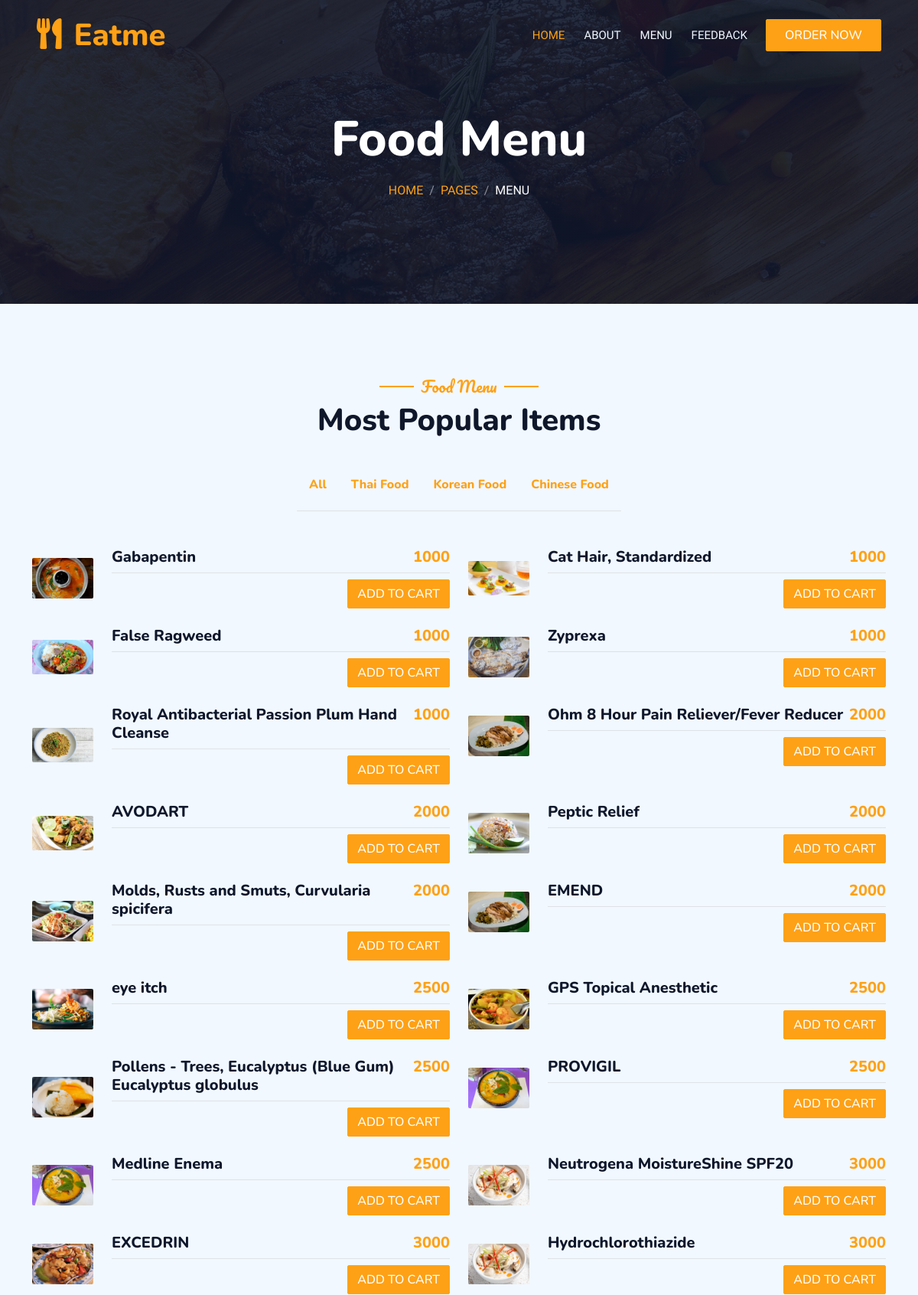
Page /menu.php (upper part) on the committed database.
### tables this page shows
CREATE TABLE `category` (
  `id` int(11) NOT NULL,
  `name` varchar(255) NOT NULL
);

CREATE TABLE `product` (
  `id` int(11) NOT NULL,
  `name` varchar(255) NOT NULL,
  `price` varchar(255) NOT NULL,
  `image` varchar(255) NOT NULL,
  `description` varchar(255) NOT NULL,
  `cat_id` int(11) NOT NULL
);

### model/customer_order.php (called while the page is built, shortened)
<?php
class Ordering
{
    public $db;
    public function __construct()
    {
            try {
                $this->db = new PDO("mysql: host=localhost; dbname=food_order","root", "");
            } catch (PDOException $e) {
                die("Connectionn failed to database server .$e");
            }
    }
    public function getCategoriesList(){
        $sql="select * from category";
        return $this->db->query($sql);
    }
    public function getProductDetails(){
        $sql="select * from product";
        return $this->db->query($sql);
    }
}

### controller/customer_orderController.php (called while the page is built, shortened)
<?php
include_once __DIR__ .'/../model/customer_order.php';
class customer_orderController extends Ordering{
    public function getCategories(){
        return $this->getCategoriesList();
    }
    public function getAllProducts(){
        return $this->getProductDetails();
    }
}
?>

### menu.php (the view, shortened to what this page needs)
<?php
include_once 'layouts/navbar.php';
include_once 'controller/customer_orderController.php';
$order=new customer_orderController();
$categories=$order->getCategories();
if(isset($_GET['cat_id'])){
    $products1=$order->getAllProductsByCategory($_GET['cat_id']);
}else{
    $products1=$order->getAllProducts();
}
?>
            <div class="container-xxl py-5 bg-dark hero-header mb-5">
                <div class="container text-center my-5 pt-5 pb-4">
                    <h1 class="display-3 text-white mb-3 animated slideInDown">Food Menu</h1>
                    <nav aria-label="breadcrumb">
                        <ol class="breadcrumb justify-content-center text-uppercase">
                            <li class="breadcrumb-item"><a href="#">Home</a></li>
                            <li class="breadcrumb-item"><a href="#">Pages</a></li>
                            <li class="breadcrumb-item text-white active" aria-current="page">Menu</li>
                        </ol>
                    </nav>
                </div>
            </div>
        </div>
        <div class="container-xxl py-5">
            <div class="container">
                <div class="text-center wow fadeInUp" data-wow-delay="0.1s">
                    <h5 class="section-title ff-secondary text-center text-primary fw-normal">Food Menu</h5>
                    <h1 class="mb-5">Most Popular Items</h1>
                </div>
                <div class="tab-class text-center wow fadeInUp" data-wow-delay="0.1s">
                    <ul class="nav nav-pills d-inline-flex justify-content-center border-bottom mb-5">
                    <li class="nav-item">
                            <h6 class="d-flex align-items-center text-start mx-3 ms-0 pb-3">
                                <div class="ps-3">
                                    <a  href="menu.php" class="mt-n1 mb-0">All</a>
                                </div>
                            </h6>
                    </li>
                    <?php
                    foreach($categories as $category){
                    ?>
                    <li class="nav-item">
                        <h6 class="category d-flex align-items-center text-start mx-3 ms-0 pb-3" data-bs-toggle="pill">
                            <div class="ps-3">
                                <a class="mt-n1 mb-0" href="menu.php?cat_id=<?php echo $category['id']?>"><?php echo $category['name'];?></a>
                            </div>
                        </h6>
                    </li>
                    <?php } ?>
                    </ul>
                    <div class="tab-content">
                        <div class="tab-pane fade show p-0 active">
                            <div class="row g-4">
                                <?php
                                foreach($products1 as $p){
                                ?>
                                <div class="col-lg-6">
                                    <div class="d-flex align-items-center">
                                        <img class="flex-shrink-0 img-fluid rounded" src="uploads/<?php echo $p['image'];?>" alt="" style="width: 80px;">
                                        <div class="w-100 d-flex flex-column text-start ps-4">
                                            <h5 class="d-flex justify-content-between border-bottom pb-2">
                                                <span><?php echo $p['name'];?></span>
                                                <span class="text-primary"><?php echo $p['price'];?></span>
                                            </h5>
                                            <div class="ms-auto">
                                                <span><a href="add_to_cart.php?id=<?php echo $p['id'];?>" class="add-cart cart1 btn btn-primary">Add to cart</a></span>
                                            </div>
                                        </div>
                                    </div>
                                </div>
                                <?php } ?>
                            </div>
                        </div>
                    </div>
                </div>
            </div>
        </div>
<?php
include_once 'layouts/footer.php'
?>

### layouts/navbar.php (shortened to what this page needs)
<!DOCTYPE html>
<html lang="en">
<head>
    <link href="https://cdn.jsdelivr.net/npm/bootstrap-icons@1.4.1/font/bootstrap-icons.css" rel="stylesheet">
    <link href="https://cdnjs.cloudflare.com/ajax/libs/font-awesome/5.10.0/css/all.min.css" rel="stylesheet">
    <link href="https://cdn.jsdelivr.net/npm/bootstrap-icons@1.4.1/font/bootstrap-icons.css" rel="stylesheet">
    <link href="lib/animate/animate.min.css" rel="stylesheet">
    <link href="lib/owlcarousel/assets/owl.carousel.min.css" rel="stylesheet">
    <link href="lib/tempusdominus/css/tempusdominus-bootstrap-4.min.css" rel="stylesheet" />
    <link href="css/bootstrap.min.css" rel="stylesheet">
    <link href="css/style.css" rel="stylesheet">
</head>
<body>
    <div class="container-xxl bg-white p-0">
        <div class="container-xxl position-relative p-0">
            <nav class="navbar navbar-expand-lg navbar-dark bg-dark px-4 px-lg-5 py-3 py-lg-0">
                <a href="" class="navbar-brand p-0">
                    <h1 class="text-primary m-0"><i class="fa fa-utensils me-3"></i>Eatme</h1>
                </a>
                <?php if(isset($_SESSION['my_login'])){?>
                 <div class="collapse navbar-collapse" id="navbarCollapse">
                    <div class="navbar-nav ms-auto py-0 pe-4">
                        <a href="index.php" class="nav-item nav-link active">Home</a>
                        <a href="feedback.php" class="nav-item nav-link">Feedback</a>
                        <a href="order_lists.php" class="nav-item nav-link">Order Lists</a>
                        <a href="menudetails.php" class="nav-item nav-link">Menu details</a>
                        <div class="nav-item dropdown">
                            <a href="#" class="nav-link dropdown-toggle" data-bs-toggle="dropdown">
                                <i class="bi-person-circle"></i>&nbsp;<?php echo $_SESSION['my_login']['name']?>
                            </a>
                            <div class="dropdown-menu m-0">
                                <a href="setting.php" class="dropdown-item"><i class="bi bi-gear-wide"></i>&nbsp;Account Setting</a>
                            </div>
                        </div>
                        <a href="logout.php" class="nav-item nav-link"><i class="bi-box-arrow-in-right"></i>&nbsp;Logout</a>
                    </div>
                 </div>
                <?php }else{ ?>
                 <div class="collapse navbar-collapse" id="navbarCollapse">
                    <div class="navbar-nav ms-auto py-0 pe-4">
                        <a href="index.php" class="nav-item nav-link active">Home</a>
                        <a href="about.php" class="nav-item nav-link">About</a>
                        <a href="menu.php" class="nav-item nav-link">Menu</a>
                        <a href="feedback.php" class="nav-item nav-link">Feedback</a>
                    </div>
                    <a href="menudetails.php" class="btn btn-primary py-2 px-4">Order Now</a>
                    </div>
                 </div>
                <?php }?>

### layouts/footer.php (shortened to what this page needs)
</body>
</html>

### css/style.css (style rules this page uses)
:root { --primary: #FEA116; --light: #F1F8FF; --dark: #0F172B; }
.ff-secondary { font-family: 'Pacifico', cursive; }
.btn { font-family: 'Nunito', sans-serif; font-weight: 500; text-transform: uppercase; transition: .5s; }
.btn.btn-primary, .btn.btn-secondary { color: #FFFFFF; }
.navbar-dark .navbar-nav .nav-link { position: relative; margin-left: 25px; padding: 35px 0; font-size: 15px; color: var(--light) !important; text-transform: uppercase; font-weight: 500; outline: none; transition: .5s; }
.navbar-dark .navbar-nav .nav-link:hover, .navbar-dark .navbar-nav .nav-link.active { color: var(--primary) !important; }
@media (min-width: 992px) { .navbar-dark { position: absolute; width: 100%; top: 0; left: 0; z-index: 999; background: transparent !important; } }
.hero-header { background: linear-gradient(rgba(15, 23, 43, .9), rgba(15, 23, 43, .9)), url(../img/bg-hero.jpg); background-position: center center; background-repeat: no-repeat; background-size: cover; }
.breadcrumb-item + .breadcrumb-item::before { color: rgba(255, 255, 255, .5); }
.section-title { position: relative; display: inline-block; }
.section-title::before { position: absolute; content: ""; width: 45px; height: 2px; top: 50%; left: -55px; margin-top: -1px; background: var(--primary); }
.section-title::after { position: absolute; content: ""; width: 45px; height: 2px; top: 50%; right: -55px; margin-top: -1px; background: var(--primary); }

### rows in the picture
category: name "Thai Food"
category: name "Korean Food"
category: name "Chinese Food"
product: image (picture), name "Gabapentin", price "1000"
product: image (picture), name "Cat Hair, Standardized", price "1000"
product: image (picture), name "False Ragweed", price "1000"
product: image (picture), name "Zyprexa", price "1000"
product: image (picture), name "Royal Antibacterial Passion Plum Hand Cleanse", price "1000"
product: image (picture), name "Ohm 8 Hour Pain Reliever/Fever Reducer", price "2000"
product: image (picture), name "AVODART", price "2000"
product: image (picture), name "Peptic Relief", price "2000"
product: image (picture), name "Molds, Rusts and Smuts, Curvularia spicifera", price "2000"
product: image (picture), name "EMEND", price "2000"
product: image (picture), name "eye itch", price "2500"
product: image (picture), name "GPS Topical Anesthetic", price "2500"
product: image (picture), name "Pollens - Trees, Eucalyptus (Blue Gum) Eucalyptus globulus", price "2500"
product: image (picture), name "PROVIGIL", price "2500"
product: image (picture), name "Medline Enema", price "2500"
product: image (picture), name "Neutrogena MoistureShine SPF20", price "3000"
product: image (picture), name "EXCEDRIN", price "3000"
product: image (picture), name "Hydrochlorothiazide", price "3000"
